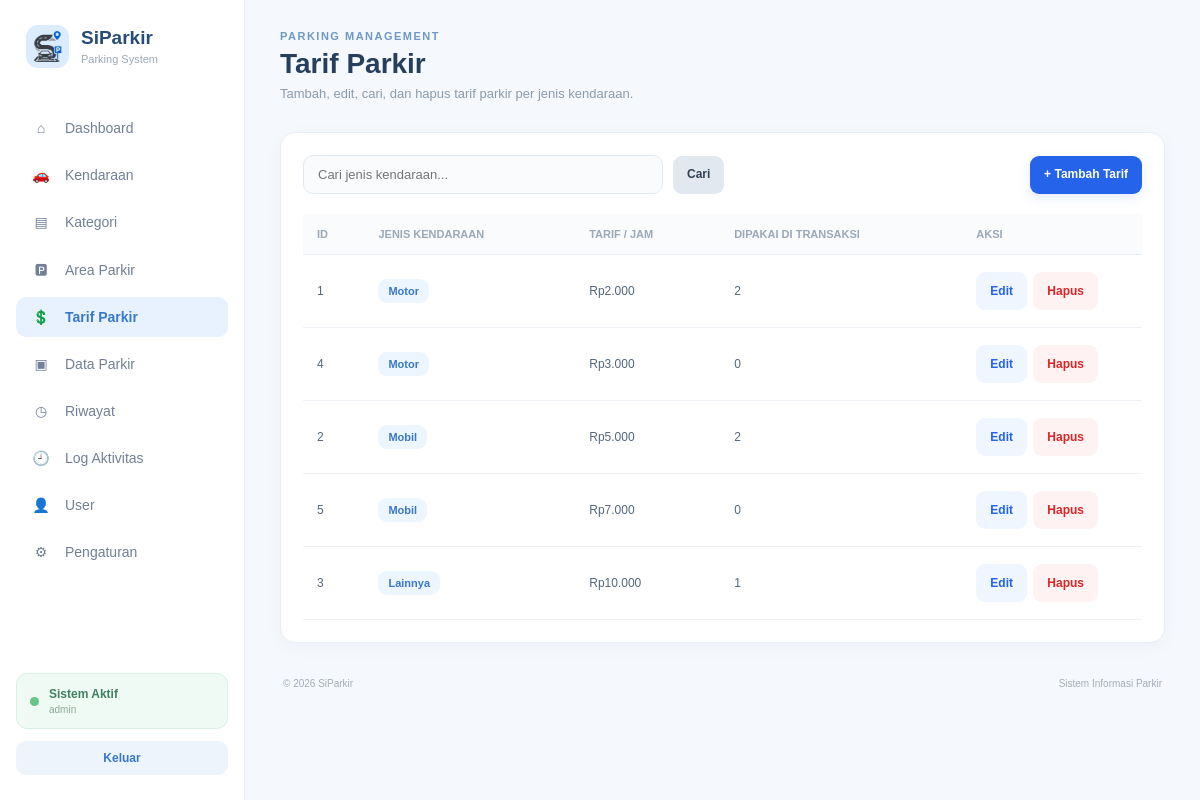
The app's page /controller/c_tarif.php?aksi=tampil (signed in) with its own data.
### tables this page shows
CREATE TABLE `tb_tarif` (
  `id_tarif` int NOT NULL,
  `jenis_kendaraan` enum('motor','mobil','lainnya') NOT NULL,
  `tarif_per_jam` decimal(10,2) NOT NULL
);

### views/_helpers.php (called while the page is built, shortened)
<?php
function base_url() {
    $projectRoot = str_replace('\\', '/', dirname(__DIR__));
    $docRoot = isset($_SERVER['DOCUMENT_ROOT']) ? str_replace('\\', '/', rtrim($_SERVER['DOCUMENT_ROOT'], '/')) : '';
    if ($docRoot !== '' && stripos($projectRoot, $docRoot) === 0) {
        return rtrim(substr($projectRoot, strlen($docRoot)), '/');
    }
    $script = str_replace('\\', '/', $_SERVER['SCRIPT_NAME'] ?? '');
    return rtrim(dirname(dirname($script)), '/');
}
function e($v){return htmlspecialchars((string)$v, ENT_QUOTES, 'UTF-8');}
function rupiah($v){return 'Rp'.number_format((float)$v,0,',','.');}

### model/m_tarif.php (called while the page is built, shortened)
<?php
require_once __DIR__ . '/m_koneksi.php';
class M_Tarif
{
    public function all($keyword = '')
    {
        global $conn;
        $where = '';
        $sql = "SELECT t.id_tarif, t.jenis_kendaraan, t.tarif_per_jam,
                    (SELECT COUNT(*) FROM tb_transaksi x WHERE x.id_tarif = t.id_tarif) AS jumlah_dipakai
                FROM tb_tarif t
                $where
                ORDER BY t.jenis_kendaraan, t.tarif_per_jam";
        $q = mysqli_query($conn, $sql);
        return $q ? mysqli_fetch_all($q, MYSQLI_ASSOC) : [];
    }
}

### views/v_tarif.php (the view)
<?php require_once __DIR__.'/_helpers.php'; $current_page_override='v_tarif.php'; $basePath=base_url(); $msg=flash(); ?>
<!DOCTYPE html><html lang="id"><head><meta charset="UTF-8"><meta name="viewport" content="width=device-width,initial-scale=1"><title>Tarif Parkir - SiParkir</title><link rel="stylesheet" href="<?=e($basePath.'/asset/dashboard_admin.css')?>"></head><body><div class="layout"><?php include __DIR__.'/_sidebar.php'; ?><main class="main"><header class="header"><div><p class="small-title">PARKING MANAGEMENT</p><h1>Tarif Parkir</h1><p class="subtitle">Tambah, edit, cari, dan hapus tarif parkir per jenis kendaraan.</p></div></header><?php if($msg):?><div class="alert success"><?=e($msg)?></div><?php endif;?><section class="page-panel"><div class="toolbar"><form method="get" action="c_tarif.php" class="inline-form"><input type="hidden" name="aksi" value="tampil"><input class="search-box" name="q" value="<?=e($_GET['q']??'')?>" placeholder="Cari jenis kendaraan..."><button class="btn-secondary">Cari</button></form><a class="btn-primary" href="<?=e($basePath.'/controller/c_tarif.php?aksi=tambah')?>">+ Tambah Tarif</a></div><div class="table-wrapper"><table class="data-table"><thead><tr><th>ID</th><th>Jenis Kendaraan</th><th>Tarif / Jam</th><th>Dipakai di Transaksi</th><th>Aksi</th></tr></thead><tbody><?php if(empty($tarif)):?><tr><td colspan="5" class="empty">Belum ada tarif.</td></tr><?php else:foreach($tarif as $d):?><tr><td><?=$d['id_tarif']?></td><td><span class="badge-kategori"><?=e(ucfirst($d['jenis_kendaraan']))?></span></td><td><?=rupiah($d['tarif_per_jam'])?></td><td><?=$d['jumlah_dipakai']?></td><td><a class="btn-soft" href="<?=e($basePath.'/controller/c_tarif.php?aksi=edit&id='.$d['id_tarif'])?>">Edit</a> <a class="btn-danger-soft" onclick="return confirm('Yakin ingin menghapus tarif ini?')" href="<?=e($basePath.'/controller/c_tarif.php?aksi=hapus&id='.$d['id_tarif'])?>">Hapus</a></td></tr><?php endforeach;endif;?></tbody></table></div></section><footer><span>© 2026 SiParkir</span><span>Sistem Informasi Parkir</span></footer></main></div></body></html>

### asset/dashboard_admin.css (style rules this page uses)
* { margin: 0; padding: 0; box-sizing: border-box; }
body { font-family: Arial, Helvetica, sans-serif; background: #f5f8fc; color: #26364a; }
.layout { display: flex; min-height: 100vh; }
.main { flex: 1; padding: 30px 35px; overflow: hidden; }
.header { display: flex; justify-content: space-between; align-items: center; margin-bottom: 28px; }
.small-title { color: #6e98c5; font-size: 11px; font-weight: bold; letter-spacing: 1.5px; margin-bottom: 6px; }
.header h1 { font-size: 28px; color: #263f5c; }
.subtitle { margin-top: 5px; font-size: 13px; color: #8a9bad; }
footer { display: flex; justify-content: space-between; margin-top: 25px; padding: 10px 3px; font-size: 10px; color: #a1adba; }
.page-panel { background: #ffffff; border: 1px solid #e7edf5; border-radius: 15px; padding: 22px; }
.toolbar { display: flex; justify-content: space-between; align-items: center; gap: 15px; margin-bottom: 20px; }
.search-box, .form-input, .form-select, .form-textarea { width: 100%; padding: 11px 14px; border: 1px solid #e2e8f0; border-radius: 10px; background: #f9fbfd; color: #53677d; font-size: 13px; outline: none; }
.search-box { max-width: 360px; }
.btn-primary, .btn-soft, .btn-danger-soft, .btn-secondary { display: inline-block; border-radius: 10px; padding: 11px 16px; font-size: 12px; font-weight: bold; text-decoration: none; border: 1px solid transparent; cursor: pointer; }
.btn-primary { background: #3978c7; color: #fff; }
.btn-soft { background: #e8f2ff; color: #3978c7; border-color: #dceaff; }
.btn-danger-soft { background: #fff0f0; color: #c87575; border-color: #f5dddd; }
.btn-secondary { background: #f3f6fa; color: #53677d; border-color: #e2e8f0; }
.table-wrapper { overflow-x: auto; }
.data-table { width: 100%; border-collapse: collapse; }
.data-table th { padding: 14px; text-align: left; background: #f9fbfd; color: #9aa8b7; border-bottom: 1px solid #e7edf5; font-size: 11px; font-weight: bold; text-transform: uppercase; }
.data-table td { padding: 15px 14px; border-bottom: 1px solid #eef2f6; color: #53677d; font-size: 12px; }
.badge-kategori, .badge-soft, .badge-success, .badge-danger, .badge-warning { display: inline-block; padding: 6px 10px; border-radius: 9px; font-size: 11px; font-weight: bold; }
.badge-kategori, .badge-soft { background: #edf5ff; color: #3978c7; }
button, a { font-family: inherit; }
.inline-form { display:flex;gap:10px;align-items:center;flex-wrap:wrap }
.btn-primary,.btn-secondary,.btn-soft,.btn-danger-soft { display:inline-flex;align-items:center;justify-content:center;border:0;text-decoration:none;cursor:pointer;padding:9px 13px;border-radius:9px;font-size:12px;font-weight:700 }
.btn-primary { background:#2563eb;color:#fff }
.btn-secondary { background:#e2e8f0;color:#334155 }
.btn-soft { background:#eff6ff;color:#2563eb }
.btn-danger-soft { background:#fef2f2;color:#dc2626 }
.table-wrapper { overflow-x:auto }
.data-table { min-width:900px }
.toolbar form { margin:0 }
.search-box { box-sizing:border-box }
html { scroll-behavior: smooth; }
body { min-width: 0; }
.main { min-width: 0; overflow: visible; }
.btn-primary, .btn-secondary, .btn-soft, .btn-danger-soft, .btn-tambah, .btn-kembali { display: inline-flex !important; align-items: center; justify-content: center; gap: 6px; min-height: 38px; padding: 9px 14px !important; line-height: 1.2; white-space: nowrap; vertical-align: middle; transition: transform .15s ease, box-shadow .15s ease, background .15s ease; }
.btn-primary { box-shadow: 0 4px 12px rgba(37,99,235,.12); }
.btn-danger-soft { cursor: pointer; }
.data-table td:last-child { white-space: nowrap; }
.data-table td:last-child .btn-primary, .data-table td:last-child .btn-soft, .data-table td:last-child .btn-danger-soft, .data-table td:last-child .btn-secondary { margin: 2px 3px 2px 0; }
.toolbar { flex-wrap: wrap; }
.toolbar > .btn-primary, .toolbar > .btn-secondary { flex: 0 0 auto; }
.inline-form { flex: 1 1 auto; }
.inline-form .search-box { min-width: 220px; }
.form-input, .form-select, .form-textarea, .search-box { transition: border-color .15s ease, box-shadow .15s ease, background .15s ease; }
.page-panel { box-shadow: 0 4px 18px rgba(35,58,85,.035); }
.header { min-width: 0; }
.header h1 { line-height: 1.15; }
.subtitle { line-height: 1.45; }
.table-wrapper { width: 100%; }
.data-table th, .data-table td { vertical-align: middle; }
footer { gap: 15px; flex-wrap: wrap; }

### records on screen
tb_tarif: id_tarif "1", jenis_kendaraan "Motor", tarif_per_jam "Rp2.000", jumlah_dipakai "2"
tb_tarif: id_tarif "4", jenis_kendaraan "Motor", tarif_per_jam "Rp3.000", jumlah_dipakai "0"
tb_tarif: id_tarif "2", jenis_kendaraan "Mobil", tarif_per_jam "Rp5.000", jumlah_dipakai "2"
tb_tarif: id_tarif "5", jenis_kendaraan "Mobil", tarif_per_jam "Rp7.000", jumlah_dipakai "0"
tb_tarif: id_tarif "3", jenis_kendaraan "Lainnya", tarif_per_jam "Rp10.000", jumlah_dipakai "1"

### other values on screen
$icon "⌂"
$label "Dashboard"
$icon "🚗"
$label "Kendaraan"
$icon "▤"
$label "Kategori"
$icon "🅿"
$label "Area Parkir"
$icon "💲"
$label "Tarif Parkir"
$icon "▣"
$label "Data Parkir"
$icon "◷"
$label "Riwayat"
$icon "🕘"
